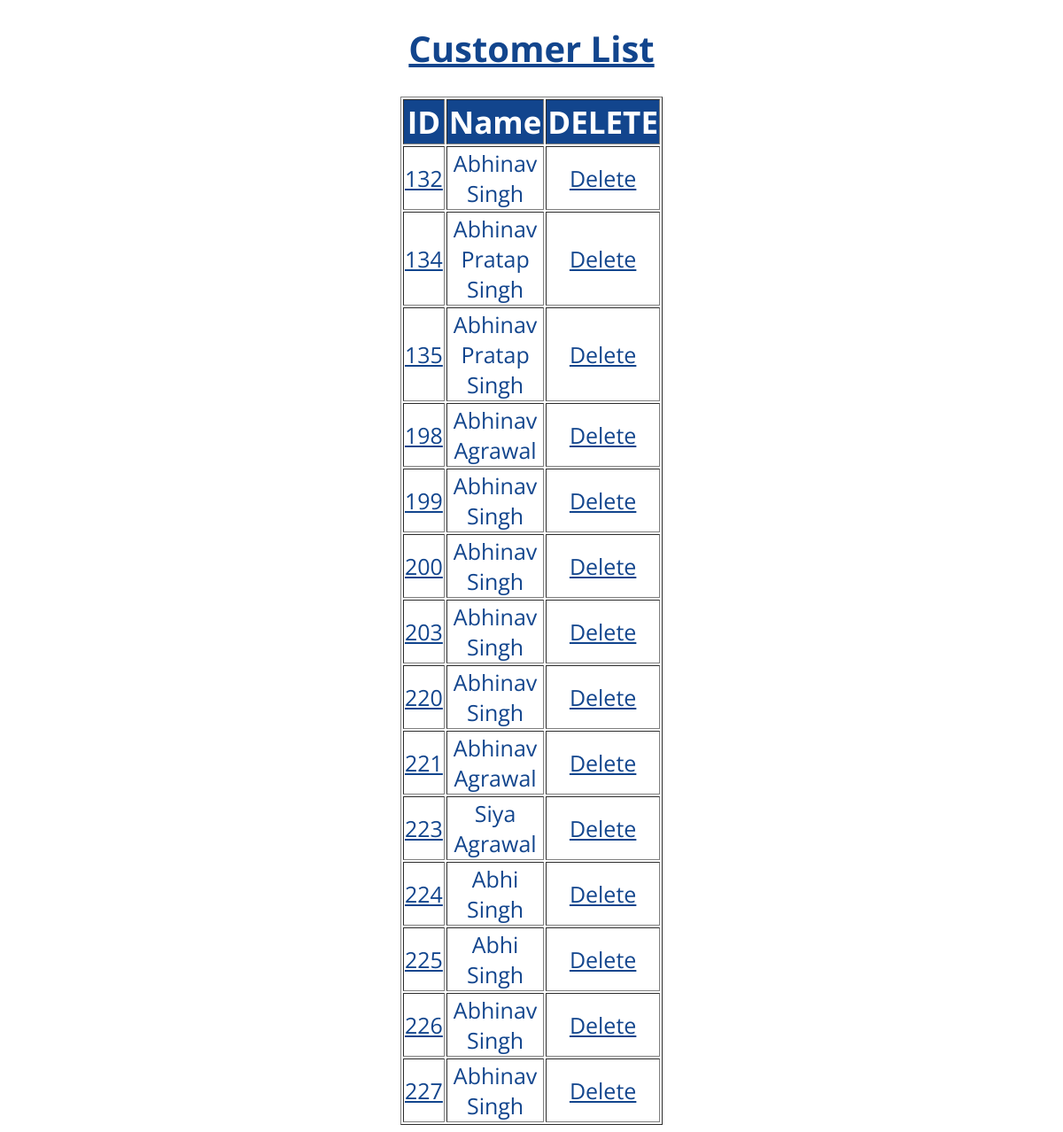
Page /displaylist/ on the committed database.
### bankapp/models.py (models this page shows)
class Account(models.Model):
    prefix=models.CharField(max_length=25,null=True)
    fname=models.CharField(max_length=255)
    mname=models.CharField(max_length=255)
    lname=models.CharField(max_length=255)
    gender=models.CharField(max_length=8,null=True)
    father_name=models.CharField(max_length=255)
    mother_name=models.CharField(max_length=255)
    phone=models.IntegerField()
    day=models.CharField(max_length=255)
    month=models.CharField(max_length=255)
    Year=models.CharField(max_length=255)
    age=models.IntegerField(default=0)
    email=models.CharField(max_length=155)
    add1=models.TextField()
    add2=models.TextField()
    state=models.CharField(max_length=50)
    city=models.CharField(max_length=50)
    pin=models.IntegerField(default=0)
    aadhar=models.IntegerField(default=000000000000)
    pan=models.CharField(max_length=8,null=True)

### bankapp/views.py (the view)
# urls.py: path('displaylist/',views.displaylist,name="displaylist"),
def displaylist(request):
    template=loader.get_template('list.html')
    customers=Account.objects.all().values()
    context={
        'customers':customers
    }
    return HttpResponse(template.render(context,request))

### bankapp/templates/list.html (shortened to what this page needs)
<!DOCTYPE html>
<html lang="en">
<head>
</head>
<body>
    <center>
        <h1>Customer List</h1>
    <table border =1px>
        <tr>
            <th>ID</th>
            <th>Name</th>
            <th>DELETE</th>
        </tr>
        {% for x in customers %}
        <tr>
            <td><a class="underline" href="display/{{ x.id }}">{{ x.id }}</a></td>
            <td>{{ x.fname}} {{x.mname}} {{ x.lname}}</td>
            <td><a class="underline"href="delete/{{ x.id }}">Delete</a></td>
        </tr>
        {% endfor %}
    </table>
</center>
</body>
</html>

### bankapp/templates/list.html (style rules this page uses)
table { height: 500px;; width: 25%; }
a { color:#12458D; text-decoration: none; }
th { background: #12458D; color:white; font-size: 35px; font-family: 'Open Sans', sans-serif; }
td { color:#12458D; font-size: 25px; font-family: 'Open Sans', sans-serif; text-align: center; }
h1 { color: #12458D; font-family:'Open Sans', sans-serif ; font-size: 40px; text-decoration: underline; }
.underline { text-decoration: underline #12458D; }

### rows in the picture
Account: id "132", fname "Abhinav", lname "Singh"
Account: id "134", fname "Abhinav", mname "Pratap", lname "Singh"
Account: id "135", fname "Abhinav", mname "Pratap", lname "Singh"
Account: id "198", fname "Abhinav", lname "Agrawal"
Account: id "199", fname "Abhinav", lname "Singh"
Account: id "200", fname "Abhinav", lname "Singh"
Account: id "203", fname "Abhinav", lname "Singh"
Account: id "220", fname "Abhinav", lname "Singh"
Account: id "221", fname "Abhinav", lname "Agrawal"
Account: id "223", fname "Siya", lname "Agrawal"
Account: id "224", fname "Abhi", lname "Singh"
Account: id "225", fname "Abhi", lname "Singh"
Account: id "226", fname "Abhinav", lname "Singh"
Account: id "227", fname "Abhinav", lname "Singh"
